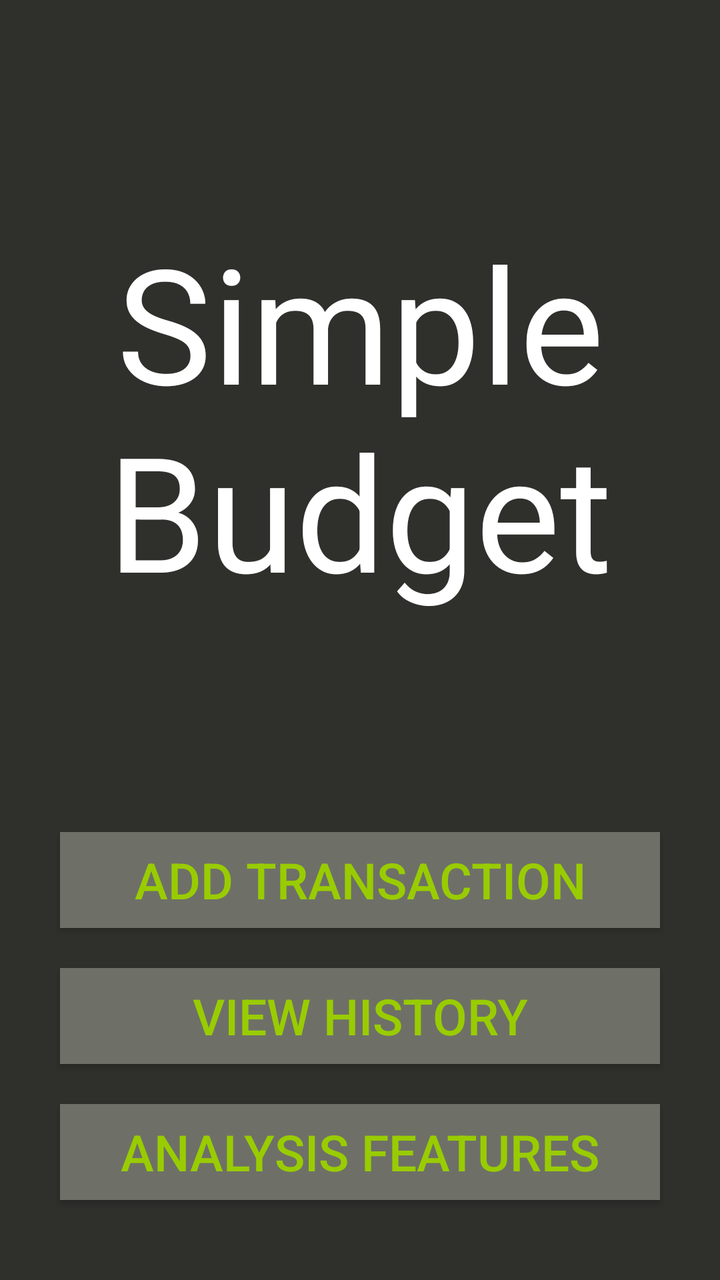
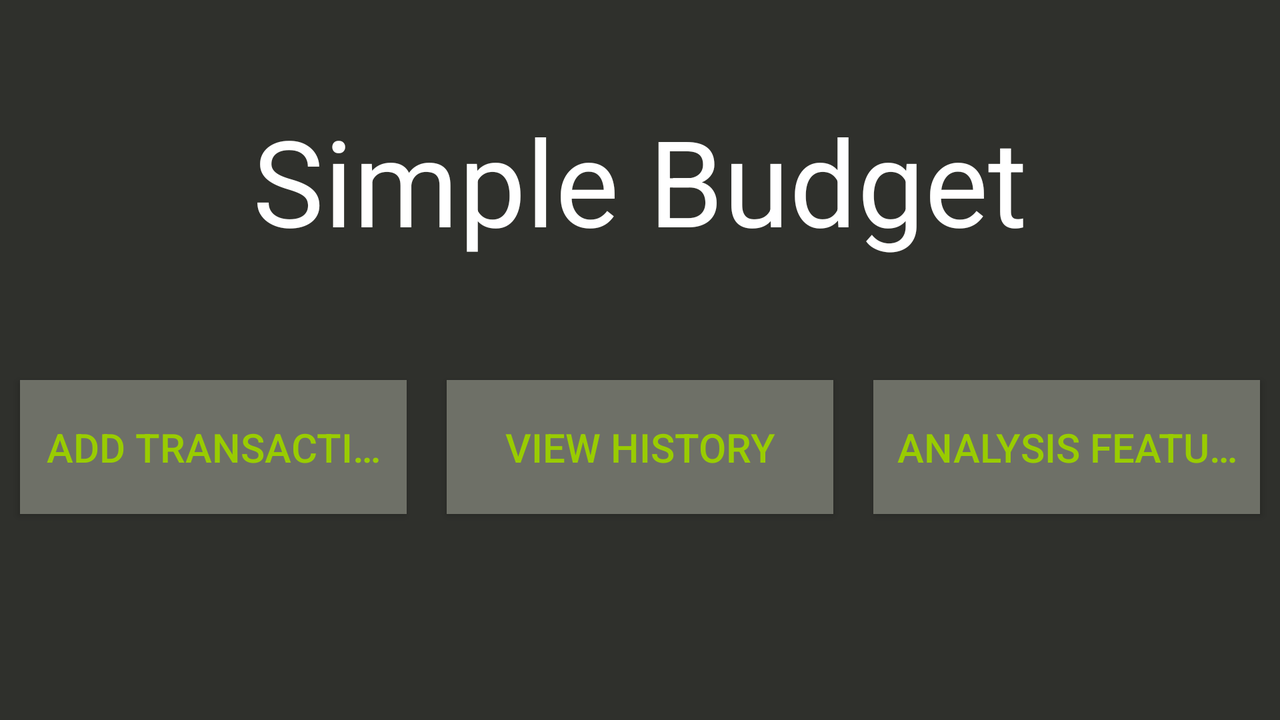

Compare how this app lays out the same screen by default and in its alternative resource folder. The renders come first, then the two layout files and the values they reference.
<!-- AndroidManifest.xml: activity theme Theme.AppCompat.Light.DarkActionBar -->
<!-- res/layout/fragment_home.xml -->
<RelativeLayout xmlns:android="http://schemas.android.com/apk/res/android"
    xmlns:tools="http://schemas.android.com/tools"
    android:layout_width="match_parent"
    android:layout_height="match_parent"
    android:background="#2f302c">

    <Button
        android:layout_width="300dp"
        android:layout_height="wrap_content"
        android:text="analysis features"
        android:id="@+id/analysisFeatures"
        android:alpha="1"
        android:layout_centerHorizontal="true"
        android:layout_alignParentBottom="true"
        android:layout_marginTop="20dp"
        android:layout_marginBottom="40dp"
        android:textColor="#99cc00"
        android:background="#6e7067"
        android:typeface="normal"
        android:textSize="25dp"
        android:singleLine="true"
        android:onClick="viewHistory"
        android:padding="7dp" />
    <Button
        android:layout_width="300dp"
        android:layout_height="wrap_content"
        android:text="view history"
        android:id="@+id/viewHistory"
        android:alpha="1"
        android:layout_centerHorizontal="true"
        android:layout_above="@id/analysisFeatures"
        android:layout_marginTop="20dp"
        android:textColor="#99cc00"
        android:background="#6e7067"
        android:typeface="normal"
        android:textSize="25dp"
        android:singleLine="true"
        android:onClick="viewHistory"
        android:padding="7dp" />

    <Button
        android:layout_width="300dp"
        android:layout_height="wrap_content"
        android:text="add transaction"
        android:id="@+id/addTransaction"
        android:alpha="1"
        android:layout_above="@id/viewHistory"
        android:layout_centerHorizontal="true"
        android:textColor="#99cc00"
        android:background="#6e7067"
        android:typeface="normal"
        android:textSize="25dp"
        android:singleLine="true"
        android:onClick="addTransaction"
        android:padding="7dp"
        android:focusableInTouchMode="false" />





    <TextView
        android:layout_width="260dp"
        android:layout_height="wrap_content"
        android:text="@string/app_name"
        android:id="@+id/logoHome"
        android:textSize="80sp"
        android:typeface="normal"
        android:gravity="center"
        android:textColor="#ffffff"
        android:layout_above="@+id/addTransaction"
        android:layout_alignParentTop="true"
        android:layout_centerHorizontal="true" />
</RelativeLayout>
<!-- resources referenced by this layout -->
<resources>
  <string name="app_name">Simple Budget</string>
</resources>
<!-- res/layout-normal-land/fragment_home.xml (the repository's variant of the layout above) -->
<!-- drawn on the phone turned sideways -->
<LinearLayout xmlns:android="http://schemas.android.com/apk/res/android"
    xmlns:tools="http://schemas.android.com/tools"
    android:layout_width="match_parent"
    android:layout_height="match_parent"
    android:background="#2f302c"
    android:orientation="vertical">

    <TextView
        android:layout_width="match_parent"
        android:layout_height="0dp"
        android:layout_weight=".5"
        android:text="@string/app_name"
        android:id="@+id/logoHome"
        android:textSize="60sp"
        android:typeface="normal"
        android:gravity="center"
        android:textColor="#ffffff"
        android:layout_above="@+id/addTransaction"
        android:layout_alignParentTop="true"
        android:layout_centerHorizontal="true" />

    <LinearLayout
        android:layout_width="match_parent"
        android:layout_height="0dp"
        android:layout_weight=".5">
        <Button
            android:layout_width="0dp"
            android:layout_height="wrap_content"
            android:layout_weight=".33"
            android:text="add transaction"
            android:id="@+id/addTransaction"
            android:alpha="1"
            android:textColor="#99cc00"
            android:background="#6e7067"
            android:typeface="normal"
            android:textSize="20sp"
            android:singleLine="true"
            android:onClick="addTransaction"
            android:paddingRight="7dp"
            android:paddingLeft="7dp"
            android:paddingBottom="20dp"
            android:paddingTop="20dp"
            android:layout_margin="10dp"/>

        <Button
            android:layout_width="0dp"
            android:layout_height="wrap_content"
            android:layout_weight=".33"
            android:text="view history"
            android:id="@+id/viewHistory"
            android:alpha="1"
            android:textColor="#99cc00"
            android:background="#6e7067"
            android:typeface="normal"
            android:textSize="20sp"
            android:singleLine="true"
            android:onClick="viewHistory"
            android:paddingRight="7dp"
            android:paddingLeft="7dp"
            android:paddingBottom="20dp"
            android:paddingTop="20dp"
            android:layout_margin="10dp"/>


        <Button
            android:layout_width="0dp"
            android:layout_height="wrap_content"
            android:layout_weight=".33"
            android:text="analysis features"
            android:id="@+id/analysisFeatures"
            android:alpha="1"
            android:textColor="#99cc00"
            android:background="#6e7067"
            android:typeface="normal"
            android:textSize="20sp"
            android:singleLine="true"
            android:onClick="analysisFeatures"
            android:paddingRight="7dp"
            android:paddingLeft="7dp"
            android:paddingBottom="20dp"
            android:paddingTop="20dp"
            android:layout_margin="10dp"/>



        </LinearLayout>








</LinearLayout>
